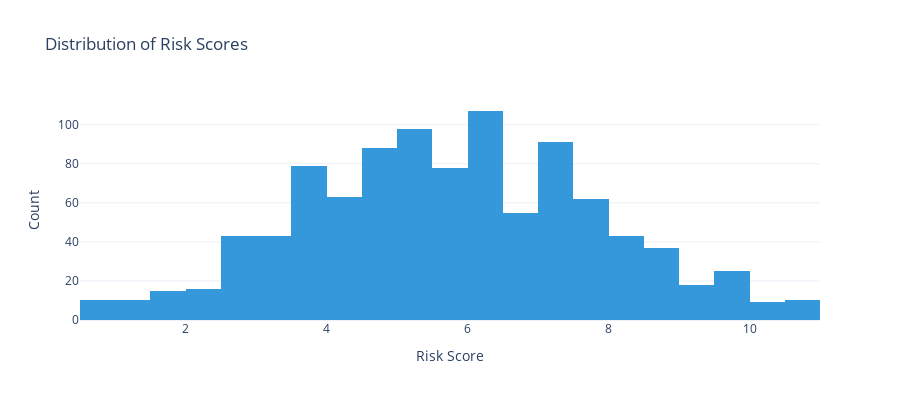

Notebook code cell kept with this figure:
### Code cell
# Risk Score Distribution

fig = px.histogram(
    clairborne_df, 
    x='Risk Score', 
    color_discrete_sequence=['#3498db'],
    title='Distribution of Risk Scores'
)

fig.update_layout(
    title='Distribution of Risk Scores',
    xaxis_title='Risk Score',
    yaxis_title='Count',
    template='plotly_white',
    width=900,
    height=400
)

fig.show()

### Figure 1 — Plotly figure (JSON) as saved in the notebook; plotly's stock layout.template omitted (floating-point values rounded to 4 significant figures; data arrays with more than 128 entries replaced by an {"elided": "..."} marker saying what was removed)
{"data": [{"bingroup": "x", "hovertemplate": "Risk Score=%{x}<br>count=%{y}<extra></extra>", "legendgroup": "", "marker": {"color": "#3498db", "pattern": {"shape": ""}}, "name": "", "orientation": "v", "showlegend": false, "type": "histogram", "x": {"elided": "1000 float values"}, "xaxis": "x", "yaxis": "y"}], "layout": {"barmode": "relative", "height": 400, "legend": {"tracegroupgap": 0}, "title": {"text": "Distribution of Risk Scores"}, "width": 900, "xaxis": {"anchor": "y", "domain": [0, 1], "title": {"text": "Risk Score"}}, "yaxis": {"anchor": "x", "domain": [0, 1], "title": {"text": "Count"}}}}
